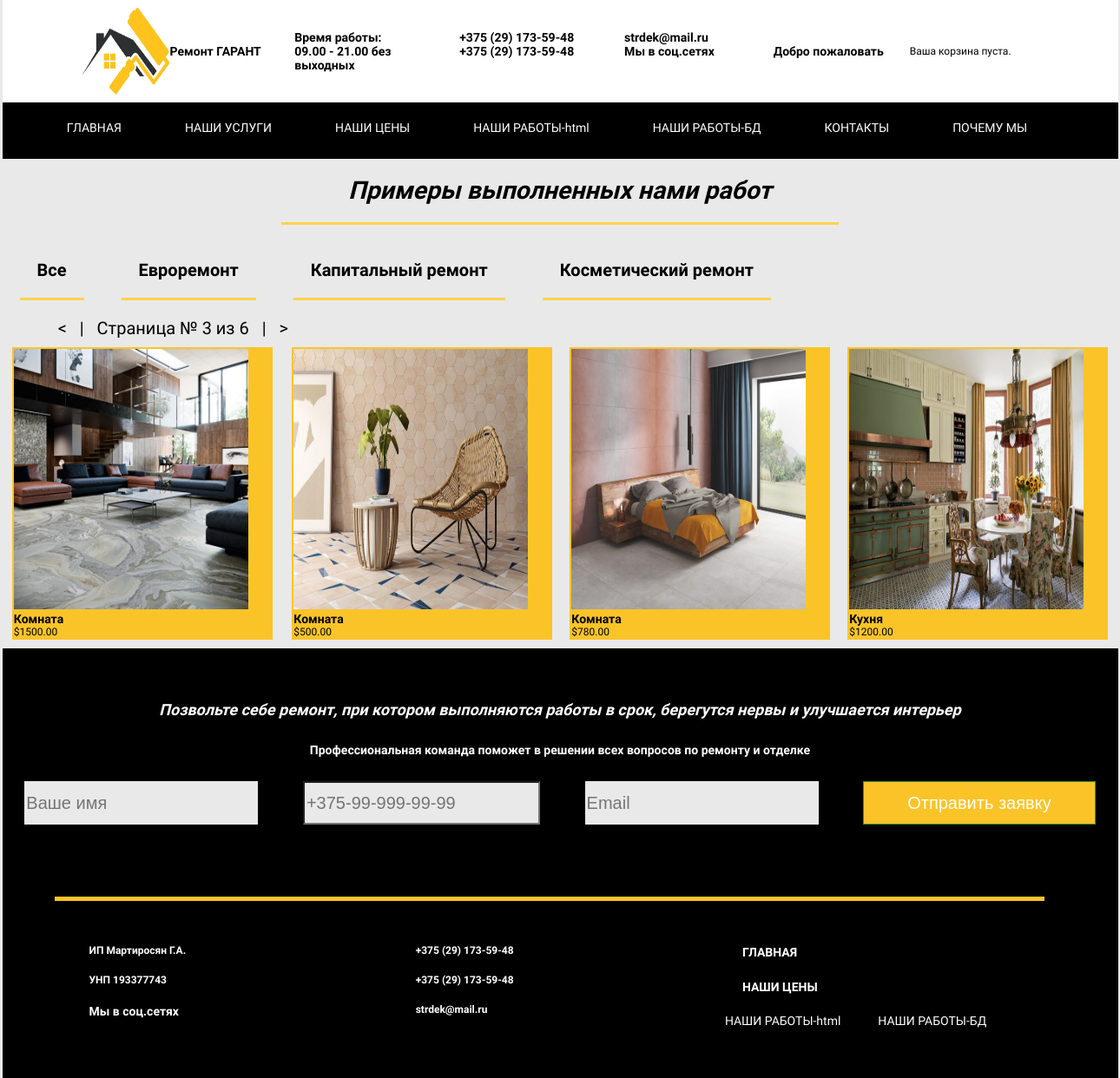
The page /work_bd/?page=3 on the database its author committed.
### rem/models.py (models this page shows, shortened)
class RepairsModel(models.Model):
    name = models.CharField(max_length=50, db_index=True)
    slug = models.SlugField(max_length=50, db_index=True)
    def get_absolute_url(self):
        return reverse('rem:ourwork_list_by_repair',
                        args=[self.slug])
    class Meta:
        ordering = ('name',)
        verbose_name = 'Вид ремонта'
        verbose_name_plural = 'Виды ремонта'

class OurworkModel(models.Model):
    repair = models.ForeignKey(RepairsModel, related_name='ourworkm', on_delete=models.CASCADE)
    name = models.CharField(max_length=50, db_index=True)
    slug = models.SlugField(max_length=50, db_index=True)
    image = models.ImageField(upload_to='rem/%Y/%m/%d', blank=True)
    description = models.TextField(blank=True)
    price = models.DecimalField(max_digits=10, decimal_places=2)
    def get_absolute_url(self):
        return reverse('rem:ourwork_detail',
                        args=[self.id, self.slug])
    class Meta:
        ordering = ('name',)
        index_together = (('id', 'slug'),)
        verbose_name = 'Пример выполненного нами ремонта'
        verbose_name_plural = 'Примеры выполненного нами ремонта'

### rem/views.py (the view)
# urls.py: path('work_bd/', views.indexOur_work_bd, name='product_list'),
def indexOur_work_bd(request, repair_slug=None):
    repair = None
    repairs = RepairsModel.objects.all()
    ourworks = OurworkModel.objects.all()
    if repair_slug:
        repair = get_object_or_404(RepairsModel, slug=repair_slug)
        ourworks = ourworks.filter(repair=repair)
    paginator = Paginator(ourworks, 4)
    if 'page' in request.GET:
        page_num = request.GET['page']
    else:
        page_num = 1
    page = paginator.get_page(page_num)
    context = {'repair': repair, 'repairs': repairs, 'page': page, 'ourworks': page.object_list}
    return render(request, 'pages/our_work_bd.html', context)

### cart/cart.py (called while the page is built)
    def __len__(self):
        return sum(item['quantity'] for item in self.cart.values())

### cart/context_processors.py (called while the page is built)
def cart(request):
    return {'cart': Cart(request)}

### rem/templates/pages/our_work_bd.html (shortened to what this page needs)
{% extends 'pages/base.html' %}
{% load static %}
 {% block content %}
<section class="wrapper">
    <div >
       <h2 class="our_work-title text-center our_work_title_underline">
        Примеры выполненных нами работ
        </h2>
    </div>
        <ul>
            <li {% if not repair %}class="selected"{% endif %}>
               <h3 class="ah text-center our_work_title_underline"> <a href="{% url 'rem:ourwork_list' %}"> Все </a></h3>
            </li>
            {% for c in repairs %}
                <li {% if repair.slug == c.slug %}class="selected"{% endif %}>
                   <h3 class="ah text-center our_work_title_underline"> <a href="{{ c.get_absolute_url }}">{{ c.name }}</a></h3>
                </li>
            {% endfor %}
        </ul>
            <div class="pag_str">
                {% if page.has_previous %}
                <a href="?page={{ page.previous_page_number }}">&lt;</a>
                &nbsp;&nbsp;|&nbsp;&nbsp;
                {% endif %}
                Страница № {{ page.number }} из {{ page.paginator.num_pages }}
                {% if page.has_next %}
                &nbsp;&nbsp;|&nbsp;&nbsp;
                <a href="?page={{ page.next_page_number }}">&gt</a>
                {% endif %}
            </div>
            {% for ourwork in ourworks %}
    <div class="container_our_works">
            <div class="our_work__list_bd">
                <div class="wrap_our_work_bd">
                    <a href="{{ ourwork.get_absolute_url }}">
                        <img src="{% if ourwork.image %}{{ ourwork.image.url }}
                        {% else %}{% static 'img/no_image_rem.png' %}{% endif %}" alt="Фото ремонта" class="our_work_img_bd">
                    </a>
                   <h3 ah ><a href="{{ ourwork.get_absolute_url }}">{{ ourwork.name }}</a></h3>
                ${{ ourwork.price }}
                </div>
            </div>
            {% endfor %}
        </div>
</section>
{% endblock %}

### rem/static/css/base.css (style rules this page uses)
html { box-sizing: border-box; }
*, *::before, *::after { box-sizing: inherit; }
body { font-family: 'Roboto', sans-serif; font-style: normal; font-size: 12px; font-height: 1.2; font-weight: normal; background: #e9e9e9; max-width: 1285px; margin: 0 auto; }
.wrapper { max-width: 1285px; margin: 0 auto; }
.text-center { text-align: center; padding-left:10px; padding-right:10px; }
.container_our_works { display: flex; justify-content: space-around; }
.our_work_img_bd { height: 300px; width: 270px; }
.our_work__list_bd { margin: 10px; justify-content: space-between; flex-basis: 22%; }
.wrap_our_work_bd { border-style: solid; border-width: 2px; border-color: #fac428; background: #fac428; width: 300px; }
.pag_str { margin-left: 5%; font-size: 20px; }
.our_work-title { font-size: 2.375em; margin-left:25%; margin-right:25%; }
.our_work_title_underline { border-bottom: 3px solid #ffd34d; padding: 20px; }
.ah { padding: 20px; font-size: 20px; margin:20px; }
li { list-style: none; }
h2 { font-style: oblique; }

### rows shown on the page
RepairsModel: name "Евроремонт"
RepairsModel: name "Капитальный ремонт"
RepairsModel: name "Косметический ремонт"
OurworkModel: image (picture), name "Комната", price "1500.00"
OurworkModel: image (picture), name "Комната", price "500.00"
OurworkModel: image (picture), name "Комната", price "780.00"
OurworkModel: image (picture), name "Кухня", price "1200.00"

### other values the page prints
{{ page.number }} "3"
{{ page.paginator.num_pages }} "6"
